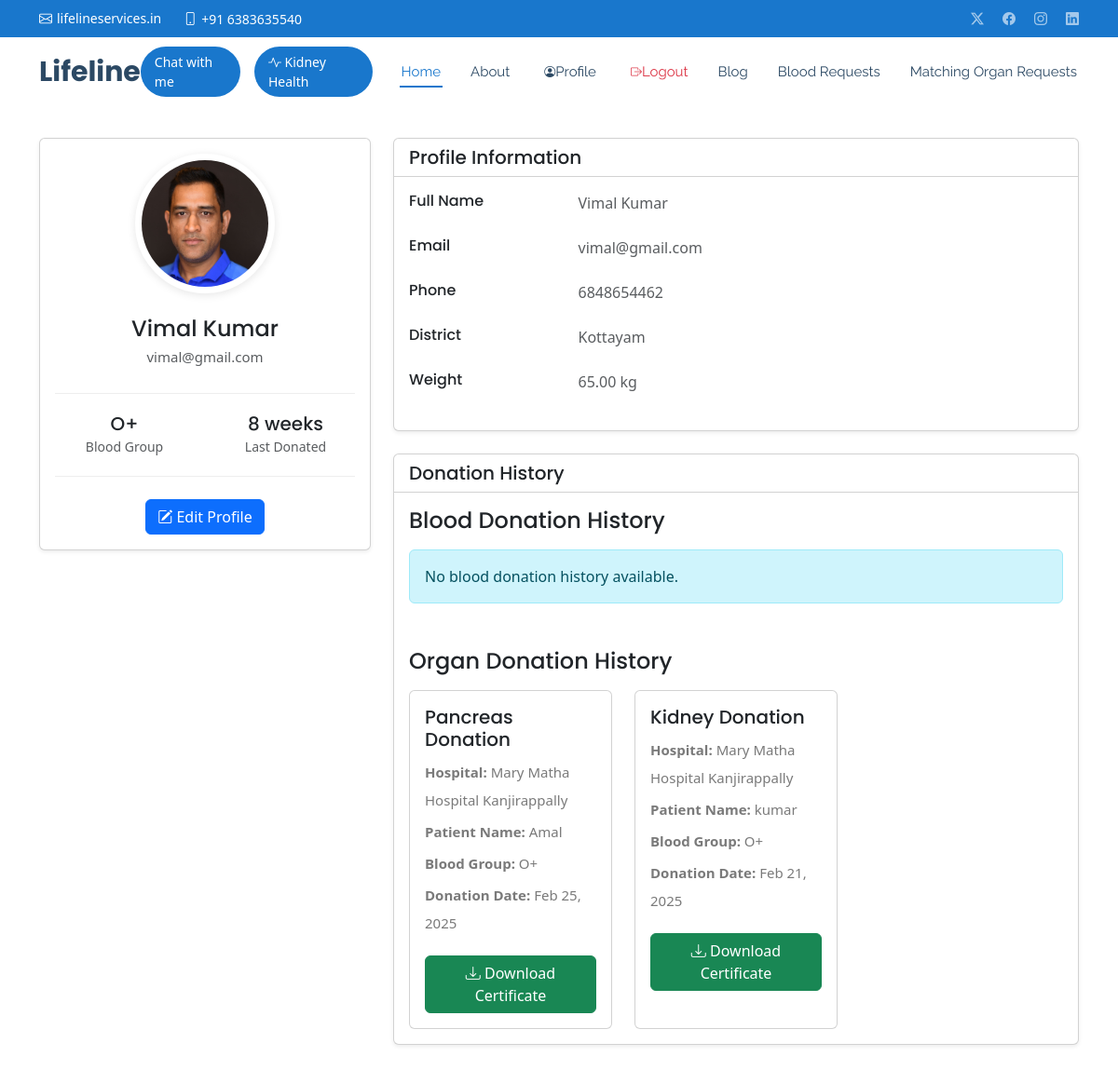
The page /donor/profile/ (signed in) on the database its author committed.
### core/models.py (models this page shows, shortened)
class Donor(models.Model):
    BLOOD_GROUP_CHOICES = [
        ('A+', 'A+'),
        ('A-', 'A-'),
        ('B+', 'B+'),
        ('B-', 'B-'),
        ('AB+', 'AB+'),
        ('AB-', 'AB-'),
        ('O+', 'O+'),
        ('O-', 'O-'),
    ]
    PLACE_CHOICES = [
        ('Alappuzha','Alappuzha'),
        ('Ernakulam','Ernakulam'),
        ('Idukki','Idukki'),
        ('Kannur','Kannur'),
        ('Kasaragod','Kasaragod'),
        ('Kollam','Kollam'),
        ('Kozhikode','Kozhikode'),
        ('Kottayam','Kottayam'),
        ('Malappuram','Malappuram'),
        ('Palakkad','Palakkad'),
        ('Pathanamthitta','Pathanamthitta'),
        ('Thiruvananthapuram','Thiruvananthapuram'),
        ('Thrissur','Thrissur'),
        ('Wayanad','Wayanad'),
    ]
    LAST_DONATED_CHOICES = [
        (1, '1 week'),
        (2, '2 weeks'),
        (3, '3 weeks'),
        (4, '4 weeks'),
        (5, '5 weeks'),
        (6, '6 weeks'),
        (7, '7 weeks'),
        (8, '8 weeks'),
    ]
    user = models.OneToOneField(User, on_delete=models.CASCADE, related_name='donor_profile')
    profile_pic = models.ImageField(upload_to='donor_profile_pics/', null=True, blank=True)
    phone = models.CharField(max_length=10, unique=True)
    district = models.CharField(max_length=100, choices=PLACE_CHOICES)
    blood_group = models.CharField(max_length=3, choices=BLOOD_GROUP_CHOICES)
    is_blood_donor = models.BooleanField(default=True)  # Changed default to True
    weight = models.DecimalField(
        max_digits=5,
        decimal_places=2,
        validators=[validate_weight],
        help_text="Weight must be between 45 and 150 kg"
    )
    last_donated = models.IntegerField(
        choices=LAST_DONATED_CHOICES,
        help_text="Number of weeks since last donation"
    )
    is_active = models.BooleanField(default=True)
    created_at = models.DateTimeField(default=timezone.now)
    updated_at = models.DateTimeField(auto_now=True)
    class Meta:
        ordering = ['-created_at']
        verbose_name = 'Blood Donor'
        verbose_name_plural = 'Blood Donors'

class OrganRequest(models.Model):
    STATUS_CHOICES = [
        ('pending', 'Pending'),
        ('matched', 'Matched'),
        ('fulfilled', 'Fulfilled'),
        ('cancelled', 'Cancelled')
    ]
    hospital = models.ForeignKey(Hospital, on_delete=models.CASCADE)
    organ_type = models.ForeignKey(OrganType, on_delete=models.CASCADE)
    patient_name = models.CharField(max_length=100)
    patient_age = models.PositiveIntegerField()
    patient_blood_group = models.CharField(max_length=3, choices=Donor.BLOOD_GROUP_CHOICES)
    urgency_level = models.IntegerField(choices=[(1, 'Normal'), (2, 'Urgent'), (3, 'Critical')])
    medical_notes = models.TextField()
    status = models.CharField(max_length=20, choices=STATUS_CHOICES, default='pending')
    matched_donor = models.ForeignKey(OrganDonor, on_delete=models.SET_NULL, null=True, blank=True, related_name='matched_requests')
    created_at = models.DateTimeField(auto_now_add=True)
    updated_at = models.DateTimeField(auto_now=True)

class OrganType(models.Model):
    CATEGORY_CHOICES = [
        ('organ', 'Organ'),
        ('tissue', 'Tissue'),
        ('stem_cell', 'Stem Cell')
    ]
    ORGAN_CHOICES = [
        ('Kidney', 'Kidney'),
        ('Liver', 'Liver'),
        ('Pancreas', 'Pancreas'),
        ('Intestine', 'Intestine')
    ]
    TISSUE_CHOICES = [
        ('Bone marrow', 'Bone marrow'),
        ('Bone', 'Bone'),
        ('Corneas', 'Corneas'),
        ('Skin', 'Skin'),
        ('Tendons', 'Tendons'),
        ('Ligaments', 'Ligaments'),
        ('Cartilage', 'Cartilage'),
        ('Blood vessels', 'Blood vessels'),
        ('Nerves', 'Nerves')
    ]
    STEM_CELL_CHOICES = [
        ('Cord Blood Stem Cells', 'Cord Blood Stem Cells'),
        ('Peripheral Blood Stem Cells', 'Peripheral Blood Stem Cells'),
        ('Bone Marrow Stem Cells', 'Bone Marrow Stem Cells')
    ]
    name = models.CharField(max_length=100, unique=True)
    category = models.CharField(max_length=20, choices=CATEGORY_CHOICES)
    description = models.TextField(blank=True)
    is_active = models.BooleanField(default=True)

class Hospital(models.Model):
    DISTRICT_CHOICES = Donor.PLACE_CHOICES
    user = models.OneToOneField(User, on_delete=models.CASCADE, related_name='hospital_profile',default=1)
    profile_picture = models.ImageField(upload_to='hospital_profiles/', null=True, blank=True)
    name = models.CharField(max_length=255)
    district = models.CharField(choices=DISTRICT_CHOICES, max_length=100)
    phone = models.CharField(max_length=10, unique=True)
    email = models.EmailField(unique=True)
    manager_name = models.CharField(max_length=255,default="david")
    manager_phone = models.CharField(max_length=10,default=9999999999)
    is_active = models.BooleanField(default=True)
    created_at = models.DateTimeField(default=timezone.now)
    updated_at = models.DateTimeField(auto_now=True)
    class Meta:
        verbose_name = 'Hospital'
        verbose_name_plural = 'Hospitals'

### core/views.py (the view)
# urls.py: path('donor/profile/', views.donor_profile, name='donor_profile'),
@login_required
def donor_profile(request):
    donor = request.user.donor_profile
    organ_donation_history = OrganRequest.objects.filter(
        status='fulfilled',
        matched_donor__donor=donor
    ).select_related('hospital', 'organ_type').order_by('-updated_at')
    blood_donation_history = BloodDonation.objects.filter(
        donor=donor
    ).select_related('blood_request').order_by('-donation_date')
    context = {
        'organ_donation_history': organ_donation_history,
        'blood_donation_history': blood_donation_history,
        'donor': donor,
    }
    return render(request, 'donor/profile.html', context)

### core/templates/donor/profile.html
{% extends 'base.html' %}
{% load static %}
{% block content %}
<div class="container py-5">
  <div class="row">
    <div class="col-lg-4">
      <div class="card shadow-sm">
        <div class="card-body text-center">
          <div class="profile-img-wrapper mb-4">
            {% if user.donor_profile.profile_pic %}
            <img src="{{ user.donor_profile.profile_pic.url }}" alt="Profile" class="rounded-circle img-thumbnail" style="width: 150px; height: 150px; object-fit: cover;">
          {% else %}
            <img src="{% static 'img/default_profile.png' %}" alt="Profile" class="rounded-circle img-thumbnail" style="width: 150px; height: 150px; object-fit: cover;">
          {% endif %}
          </div>
          <h4 class="mb-0">{{ user.get_full_name }}</h4>
          <p class="text-muted">{{ user.email }}</p>
          <div class="donor-stats mt-4">
            <div class="row text-center">
              <div class="col">
                <h5 class="mb-0">{{ user.donor_profile.blood_group }}</h5>
                <small class="text-muted">Blood Group</small>
              </div>
              <div class="col">
                <h5 class="mb-0">{{ user.donor_profile.get_last_donated_display }}</h5>
                <small class="text-muted">Last Donated</small>
              </div>
            </div>
          </div>
          <div class="mt-4">
            <a href="{% url 'edit_donor_profile' %}" class="btn btn-primary">
              <i class="bi bi-pencil-square"></i> Edit Profile
            </a>
          </div>
        </div>
      </div>
    </div>
    <div class="col-lg-8">
      <div class="card shadow-sm">
        <div class="card-header bg-transparent">
          <h5 class="mb-0">Profile Information</h5>
        </div>
        <div class="card-body">
          <div class="row mb-4">
            <div class="col-sm-3">
              <h6 class="mb-0">Full Name</h6>
            </div>
            <div class="col-sm-9 text-muted">
              {{ user.get_full_name }}
            </div>
          </div>
          <div class="row mb-4">
            <div class="col-sm-3">
              <h6 class="mb-0">Email</h6>
            </div>
            <div class="col-sm-9 text-muted">
              {{ user.email }}
            </div>
          </div>
          <div class="row mb-4">
            <div class="col-sm-3">
              <h6 class="mb-0">Phone</h6>
            </div>
            <div class="col-sm-9 text-muted">
              {{ user.donor_profile.phone }}
            </div>
          </div>
          <div class="row mb-4">
            <div class="col-sm-3">
              <h6 class="mb-0">District</h6>
            </div>
            <div class="col-sm-9 text-muted">
              {{ user.donor_profile.get_district_display }}
            </div>
          </div>
          <div class="row mb-4">
            <div class="col-sm-3">
              <h6 class="mb-0">Weight</h6>
            </div>
            <div class="col-sm-9 text-muted">
              {{ user.donor_profile.weight }} kg
            </div>
          </div>
        </div>
      </div>
      <div class="card shadow-sm mt-4">
        <div class="card-header bg-transparent">
          <h5 class="mb-0">Donation History</h5>
        </div>
        <div class="card-body">
          <h4 class="mb-3">Blood Donation History</h4>
          {% if blood_donation_history %}
              <div class="row g-4">
                  {% for donation in blood_donation_history %}
                      <div class="col-md-6 col-lg-4">
                          <div class="card h-100">
                              <div class="card-body">
                                  <h5 class="card-title">Blood Donation</h5>
                                  <p class="mb-1"><strong>Blood Group:</strong> {{ donation.blood_request.blood_group }}</p>
                                  <p class="mb-1"><strong>Donation Date:</strong> {{ donation.donation_date|date:"M d, Y" }}</p>
                                  <p class="mb-1"><strong>Hospital:</strong> {{ donation.blood_request.hospital.name }}</p>
                              </div>
                          </div>
                      </div>
                  {% endfor %}
              </div>
          {% else %}
              <div class="alert alert-info">No blood donation history available.</div>
          {% endif %}
          <h4 class="mb-3 mt-5">Organ Donation History</h4>
          {% if organ_donation_history %}
              <div class="row g-4">
                  {% for donation in organ_donation_history %}
                      <div class="col-md-6 col-lg-4">
                          <div class="card h-100">
                              <div class="card-body">
                                  <h5 class="card-title">{{ donation.organ_type.name }} Donation</h5>
                                  <p class="mb-1"><strong>Hospital:</strong> {{ donation.hospital.name }}</p>
                                  <p class="mb-1"><strong>Patient Name:</strong> {{ donation.patient_name }}</p>
                                  <p class="mb-1"><strong>Blood Group:</strong> {{ donation.patient_blood_group }}</p>
                                  <p class="mb-1"><strong>Donation Date:</strong> {{ donation.updated_at|date:"M d, Y" }}</p>
                                  <a href="{% url 'download_certificate' donation.id %}" class="btn btn-success mt-3">
                                      <i class="bi bi-download"></i> Download Certificate
                                  </a>
                              </div>
                          </div>
                      </div>
                  {% endfor %}
              </div>
          {% else %}
              <div class="alert alert-info">No organ donation history available.</div>
          {% endif %}
        </div>
      </div>
    </div>
  </div>
</div>
{% endblock %}

### static/css/main.css (style rules this page uses)
:root { --default-font: "Roboto", system-ui, -apple-system, "Segoe UI", Roboto, "Helvetica Neue", Arial, "Noto Sans", "Liberation Sans", sans-serif, "Apple Color Emoji", "Segoe UI Emoji", "Segoe UI Symbol", "Noto Color Emoji"; --heading-font: "Poppins", sans-serif; --nav-font: "Raleway", sans-serif; }
:root { --background-color: #ffffff; --default-color: #444444; --heading-color: #2c4964; --accent-color: #1977cc; --surface-color: #ffffff; --contrast-color: #ffffff; }
:root { --nav-color: #2c4964; --nav-hover-color: #1977cc; --nav-mobile-background-color: #ffffff; --nav-dropdown-background-color: #ffffff; --nav-dropdown-color: #2c4964; --nav-dropdown-hover-color: #1977cc; }
:root { scroll-behavior: smooth; }
body { color: var(--default-color); background-color: var(--background-color); font-family: var(--default-font); }
a { color: var(--accent-color); text-decoration: none; transition: 0.3s; }
h1, h2, h3, h4, h5, h6 { color: var(--heading-color); font-family: var(--heading-font); }
.card { border-radius: 15px; transition: transform 0.2s ease-in-out; }
.btn-primary { background-color: #007bff; border-color: #007bff; color: white; border-radius: 8px; padding: 12px 20px; font-size: 16px; transition: background-color 0.3s ease-in-out; }
.profile-img-wrapper { position: relative; display: inline-block; }
.profile-img-wrapper img { border: 3px solid #fff; box-shadow: 0 2px 10px rgba(0, 0, 0, 0.1); }
.donor-stats { padding: 20px 0; border-top: 1px solid #eee; border-bottom: 1px solid #eee; }
.card { border: none; transition: all 0.3s ease; }
.card-header { border-bottom: 2px solid #f8f9fa; }
.btn-primary { background-color: #0d6efd; border-color: #0d6efd; padding: 8px 20px; transition: all 0.3s ease; }

### static/css/templatemo-stand-blog.css (style rules this page uses)
body { font-family: 'Roboto', sans-serif; overflow-x: hidden; text-rendering: optimizeLegibility; -webkit-font-smoothing: antialiased; -moz-osx-font-smoothing: grayscale; }
p { margin-bottom: 0px; font-size: 15px; font-weight: 400; color: #7a7a7a; line-height: 30px; }
a { text-decoration: none!important; }
h1,h2,h3,h4,h5,h6 { margin: 0px; }

### rows shown on the page
OrganRequest: organ_type.name "Pancreas", hospital.name "Mary Matha Hospital Kanjirappally", patient_name "Amal", patient_blood_group "O+", updated_at "Feb 25, 2025"
OrganRequest: organ_type.name "Kidney", hospital.name "Mary Matha Hospital Kanjirappally", patient_name "kumar", patient_blood_group "O+", updated_at "Feb 21, 2025"

### other values the page prints
{{ user.get_full_name }} "Vimal Kumar"
{{ user.email }} "vimal@gmail.com"
{{ user.donor_profile.blood_group }} "O+"
{{ user.donor_profile.get_last_donated_display }} "8 weeks"
{{ user.donor_profile.phone }} "6848654462"
{{ user.donor_profile.get_district_display }} "Kottayam"
{{ user.donor_profile.weight }} "65.00"
